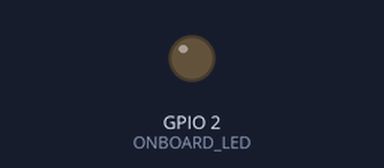
This sketch was run on a simulated ESP32-C3. On the bench: output pins drawn as LEDs (lit = HIGH).

Above: at 0.05 s.
At 1.95 s:
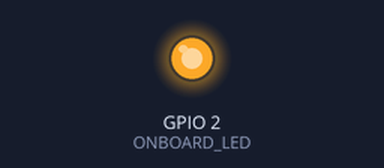
Timing chart, 0 to 5.8 s (numbered marks = the images above):
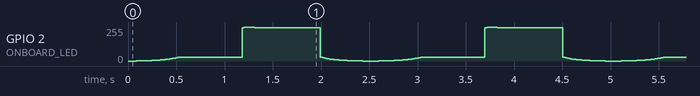

The sketch:

sketch_dec28a.ino
```cpp
/*
 *  Ex_02 - AnalogOut
 *  Simple Triangle breathing LED on the ESP32-C3 CoreModule
 *  LED
 *  -- IO2
 *
 */

#define ONBOARD_LED 2    // LED IO2

float smoothness_pts = 500;
int x = 0;
float gammaC = 0.14; //affects the width of the peak
float betaC = 0.5; //shifts the gaussian to be symmetric

// the setup function runs once when you press reset or power the board
void setup() {
  // initialize digital pin LED_BUILTIN as an output.
  pinMode(ONBOARD_LED, OUTPUT);
}

// the loop function runs over and over again forever
void loop() {
    if (x >= smoothness_pts)
        x = 0;

    float pwm_val = 255.0*(exp(-(pow(((x/smoothness_pts)-betaC)/gammaC,2.0))/2.0));
    analogWrite(ONBOARD_LED,int(pwm_val));
    x += 1;
    delay(5);
}
```
